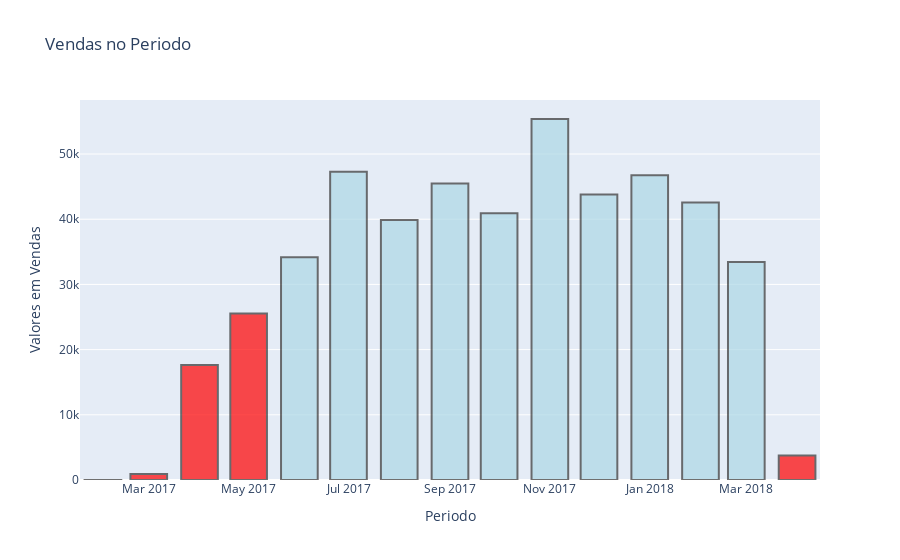

The cell this chart's notebook holds for it:
### Code cell
data = [go.Bar(x=vendas_por_mes.index,
               y=vendas_por_mes.values,
               marker = {'color': cores,  #lista de cores
                         'line': {'color': '#333',
                                  'width': 2}
                        },
               opacity= 0.7
              )
       ]

# Criando Layout
configuracoes_layout = go.Layout(title='Vendas no Periodo',
                                 yaxis={'title':'Valores em Vendas'},
                                 xaxis={'title':'Periodo'})

# Objeto figura

fig = go.Figure(data=data, layout=configuracoes_layout)

# plotando o grafico
py.iplot(fig)

### Figure 1 — Plotly figure (JSON) as saved in the notebook; plotly's stock layout.template omitted (floating-point values rounded to 4 significant figures)
{"data": [{"marker": {"color": ["red", "red", "red", "red", "lightblue", "lightblue", "lightblue", "lightblue", "lightblue", "lightblue", "lightblue", "lightblue", "lightblue", "lightblue", "red"], "line": {"color": "#333", "width": 2}}, "opacity": 0.7, "type": "bar", "x": ["2017-02", "2017-03", "2017-04", "2017-05", "2017-06", "2017-07", "2017-08", "2017-09", "2017-10", "2017-11", "2017-12", "2018-01", "2018-02", "2018-03", "2018-04"], "y": [9.99, 902.9, 17650.0, 25560.0, 34170.0, 47280.0, 39900.0, 45460.0, 40910.0, 55370.0, 43810.0, 46760.0, 42560.0, 33440.0, 3754.0]}], "layout": {"title": {"text": "Vendas no Periodo"}, "xaxis": {"title": {"text": "Periodo"}}, "yaxis": {"title": {"text": "Valores em Vendas"}}}}
